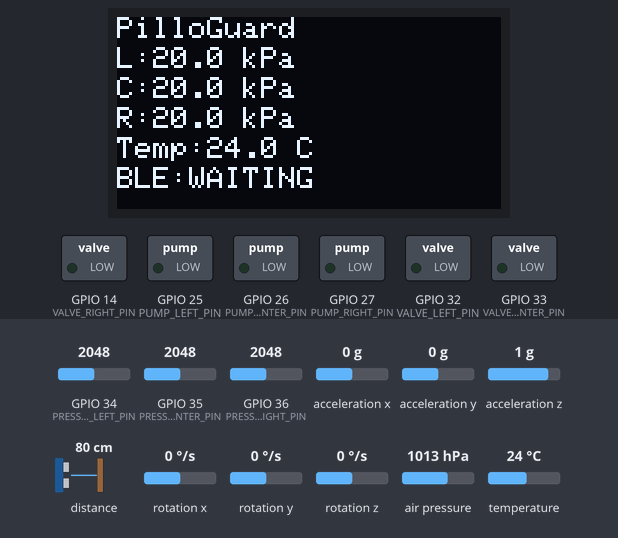
This sketch was run on a simulated ESP32. Parts: 128×64 one-colour display, switched loads named in the sketch (green lamp = pin HIGH). The inputs (shaded band) are chosen by the test bench; at power-on: temperature 24 °C, GPIO 34 (PRESSURE_LEFT_PIN) = 2048, GPIO 35 (PRESSURE_CENTER_PIN) = 2048, GPIO 36 (PRESSURE_RIGHT_PIN) = 2048, acceleration x 0 g, acceleration y 0 g, acceleration z 1 g, distance to the obstacle 80 cm, rotation x 0 °/s, rotation y 0 °/s, rotation z 0 °/s, air pressure 1013 hPa. Nothing arrives over Bluetooth unless stated; a phone connects over Bluetooth LE 3 s after start; what the sketch prints to the serial monitor is not drawn.

Above: at 1.2 s.
1.3 s: temperature set to 12 °C
At 1.9 s:
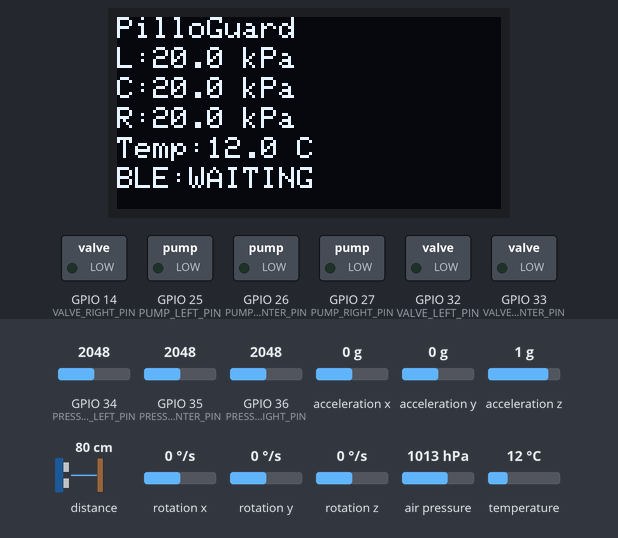
4.3 s: GPIO 34 (PRESSURE_LEFT_PIN) set to 2108
At 5.3 s:
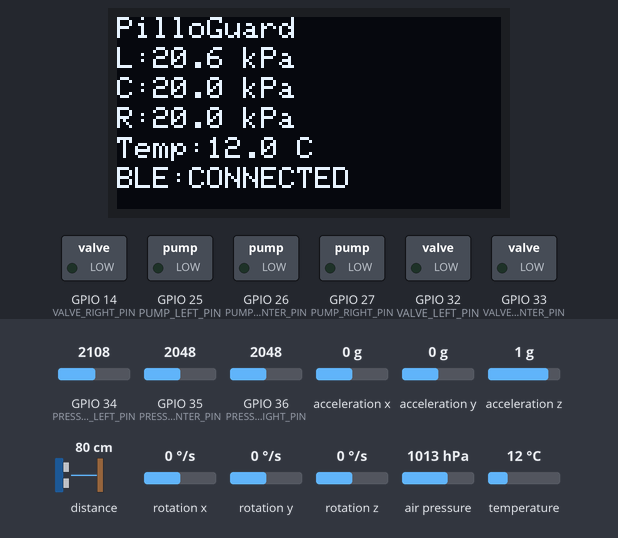
6.0 s: GPIO 35 (PRESSURE_CENTER_PIN) set to 2866
7.5 s: GPIO 36 (PRESSURE_RIGHT_PIN) set to 2866
9.1 s: temperature set to 19 °C
At 10.1 s:
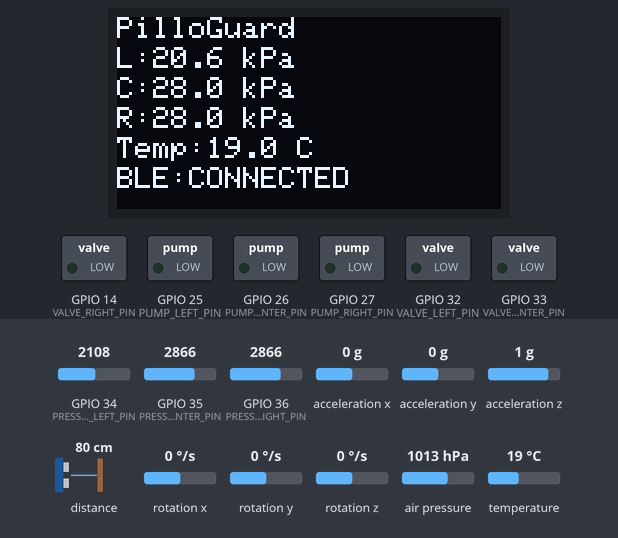
10.6 s: GPIO 34 (PRESSURE_LEFT_PIN) set to 1228
At 11.3 s:
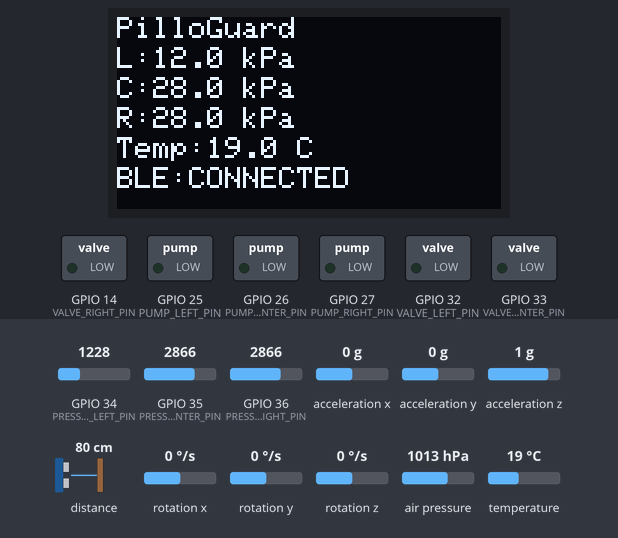
Timing chart, 0 to 13.1 s (numbered marks = the images above; inputs shaded):
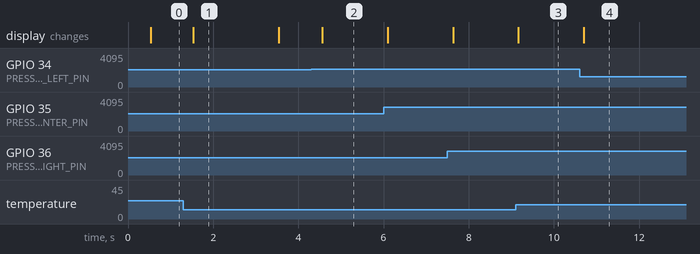

Measured:
- the behaviour switches between 2052 and 2053 on GPIO 34 (PRESSURE_LEFT_PIN) (found by bisection; images 1 and 2)
- after the input at 1.3 s, the display: changes after 0.23 s (image 1)
- after the input at 4.3 s, the display: changes after 0.26 s (image 2)
- after the input at 9.1 s, the display: changes after 0.07 s (image 3)
- after the input at 10.6 s, the display: changes after 0.10 s (image 4)
- what the display in image 1 shows lasts 2.0 s, from 1.5 s to 3.5 s

The sketch:

pilloguard_esp32.ino
```cpp
/*
 * ============================================================
 *                    PilloGuard ESP32
 * ============================================================
 *
 * Hardware:
 *  - ESP32 / MYOSA Mini Kit
 *  - MPU6050
 *  - SSD1306 OLED
 *  - BMP180
 *  - APDS9960
 *  - 3 x 0-40 kPa Bladder Pressure Sensors
 *  - 3 x Pneumatic Actuators / Pumps
 *  - BLE communication with Flutter App
 *
 * Architecture:
 *
 *       Sensors
 *          |
 *          v
 *       ESP32
 *       /   \
 *      /     \
 *     v       v
 *   OLED     BLE ---> Flutter App
 *                    |
 *                    v
 *               AI / Decision
 *                    |
 *              LEFT/CENTER/RIGHT
 *                    |
 *                    v
 *                  BLE
 *                    |
 *                    v
 *                  ESP32
 *                    |
 *             +------+------+------+
 *             |      |      |
 *           LEFT   CENTER  RIGHT
 *          bladder bladder bladder
 *
 * Pressure feedback ALWAYS remains local to ESP32.
 *
 * ============================================================
 */

#include <Wire.h>
#include <Arduino.h>
#include <BLEDevice.h>
#include <BLEServer.h>
#include <BLEUtils.h>
#include <BLE2902.h>

// MYOSA sensors
#include <Adafruit_MPU6050.h>
#include <Adafruit_Sensor.h>
#include <Adafruit_BMP085.h>
#include <Adafruit_APDS9960.h>

// OLED
#include <Adafruit_GFX.h>
#include <Adafruit_SSD1306.h>


// ============================================================
//                    GPIO CONFIGURATION
// ============================================================
//
// IMPORTANT:
// Replace these with the ACTUAL wiring of your hardware.
// Do NOT guess these values.
//

#define I2C_SDA              21
#define I2C_SCL              22

#define PUMP_LEFT_PIN        25
#define PUMP_CENTER_PIN      26
#define PUMP_RIGHT_PIN       27

#define VALVE_LEFT_PIN       32
#define VALVE_CENTER_PIN     33
#define VALVE_RIGHT_PIN      14


// ============================================================
//                PRESSURE SENSOR INPUTS
// ============================================================
//
// These are intentionally configurable.
//
// Your 0-40 kPa pressure modules must be connected according
// to their actual output interface.
//
// If your exact modules provide analog output:
//
//      LEFT   -> ADC
//      CENTER -> ADC
//      RIGHT  -> ADC
//
// Change these pins to your actual ADC wiring.
//

#define PRESSURE_LEFT_PIN       34
#define PRESSURE_CENTER_PIN     35
#define PRESSURE_RIGHT_PIN      36


// ============================================================
//                         OLED
// ============================================================

#define SCREEN_WIDTH 128
#define SCREEN_HEIGHT 64

Adafruit_SSD1306 display(
    SCREEN_WIDTH,
    SCREEN_HEIGHT,
    &Wire,
    -1
);


// ============================================================
//                       SENSORS
// ============================================================

Adafruit_MPU6050 mpu;
Adafruit_BMP085 bmp;
Adafruit_APDS9960 apds;


// ============================================================
//                    SYSTEM VARIABLES
// ============================================================

float leftPressure = 0.0;
float centerPressure = 0.0;
float rightPressure = 0.0;

float temperature = 0.0;
float atmosphericPressure = 0.0;

float accelX = 0.0;
float accelY = 0.0;
float accelZ = 0.0;

float gyroX = 0.0;
float gyroY = 0.0;
float gyroZ = 0.0;

uint16_t proximity = 0;

bool gestureDetected = false;

bool bleConnected = false;


// ============================================================
//                  BLADDER CONFIGURATION
// ============================================================

enum Bladder
{
    NONE,
    LEFT,
    CENTER,
    RIGHT
};

Bladder activeBladder = NONE;


// Target and safety pressure.
// These MUST be calibrated experimentally for your bladder.

float TARGET_PRESSURE = 8.0;      // example only
float SAFETY_PRESSURE = 12.0;     // example only


// ============================================================
//                    BLE CONFIGURATION
// ============================================================

#define SERVICE_UUID \
"4fafc201-1fb5-459e-8fcc-c5c9c331914b"

#define TELEMETRY_UUID \
"beb5483e-36e1-4688-b7f5-ea07361b26a8"

#define COMMAND_UUID \
"6e400002-b5a3-f393-e0a9-e50e24dcca9e"


BLECharacteristic* telemetryCharacteristic;
BLECharacteristic* commandCharacteristic;


// ============================================================
//                   SAFETY FUNCTIONS
// ============================================================

void stopAllPumps()
{
    digitalWrite(PUMP_LEFT_PIN, LOW);
    digitalWrite(PUMP_CENTER_PIN, LOW);
    digitalWrite(PUMP_RIGHT_PIN, LOW);

    digitalWrite(VALVE_LEFT_PIN, LOW);
    digitalWrite(VALVE_CENTER_PIN, LOW);
    digitalWrite(VALVE_RIGHT_PIN, LOW);

    activeBladder = NONE;
}


// ============================================================
//                  PRESSURE READING
// ============================================================

float readPressure(int pin)
{
    int raw = analogRead(pin);

    /*
     * IMPORTANT:
     * This conversion depends on the exact pressure sensor
     * module and its output circuit.
     *
     * Do NOT treat this as the final calibrated conversion.
     */

    float voltage = (raw / 4095.0) * 3.3;

    // Placeholder conversion for 0-40 kPa sensor.
    float pressure = (voltage / 3.3) * 40.0;

    return pressure;
}


// ============================================================
//                 READ ALL BLADDER PRESSURES
// ============================================================

void readBladderPressures()
{
    leftPressure =
        readPressure(PRESSURE_LEFT_PIN);

    centerPressure =
        readPressure(PRESSURE_CENTER_PIN);

    rightPressure =
        readPressure(PRESSURE_RIGHT_PIN);
}


// ============================================================
//                    PRESSURE SAFETY
// ============================================================

bool safetyCheck()
{
    if (leftPressure >= SAFETY_PRESSURE)
        return false;

    if (centerPressure >= SAFETY_PRESSURE)
        return false;

    if (rightPressure >= SAFETY_PRESSURE)
        return false;

    return true;
}


// ============================================================
//                  CLOSED LOOP CONTROL
// ============================================================

void controlBladder(Bladder bladder)
{
    readBladderPressures();

    // -----------------------------------------
    // GLOBAL SAFETY
    // -----------------------------------------

    if (!safetyCheck())
    {
        stopAllPumps();
        return;
    }


    // -----------------------------------------
    // LEFT
    // -----------------------------------------

    if (bladder == LEFT)
    {
        if (leftPressure < TARGET_PRESSURE)
        {
            digitalWrite(VALVE_LEFT_PIN, HIGH);
            digitalWrite(PUMP_LEFT_PIN, HIGH);

            activeBladder = LEFT;
        }
        else
        {
            digitalWrite(PUMP_LEFT_PIN, LOW);
            digitalWrite(VALVE_LEFT_PIN, LOW);

            activeBladder = NONE;
        }
    }


    // -----------------------------------------
    // CENTER
    // -----------------------------------------

    else if (bladder == CENTER)
    {
        if (centerPressure < TARGET_PRESSURE)
        {
            digitalWrite(VALVE_CENTER_PIN, HIGH);
            digitalWrite(PUMP_CENTER_PIN, HIGH);

            activeBladder = CENTER;
        }
        else
        {
            digitalWrite(PUMP_CENTER_PIN, LOW);
            digitalWrite(VALVE_CENTER_PIN, LOW);

            activeBladder = NONE;
        }
    }


    // -----------------------------------------
    // RIGHT
    // -----------------------------------------

    else if (bladder == RIGHT)
    {
        if (rightPressure < TARGET_PRESSURE)
        {
            digitalWrite(VALVE_RIGHT_PIN, HIGH);
            digitalWrite(PUMP_RIGHT_PIN, HIGH);

            activeBladder = RIGHT;
        }
        else
        {
            digitalWrite(PUMP_RIGHT_PIN, LOW);
            digitalWrite(VALVE_RIGHT_PIN, LOW);

            activeBladder = NONE;
        }
    }


    // -----------------------------------------
    // STOP
    // -----------------------------------------

    else
    {
        stopAllPumps();
    }
}


// ============================================================
//                     MPU6050
// ============================================================

void readMPU()
{
    sensors_event_t accel;
    sensors_event_t gyro;
    sensors_event_t temp;

    mpu.getEvent(
        &accel,
        &gyro,
        &temp
    );

    accelX = accel.acceleration.x;
    accelY = accel.acceleration.y;
    accelZ = accel.acceleration.z;

    gyroX = gyro.gyro.x;
    gyroY = gyro.gyro.y;
    gyroZ = gyro.gyro.z;
}


// ============================================================
//                     BMP180
// ============================================================

void readBMP180()
{
    temperature =
        bmp.readTemperature();

    atmosphericPressure =
        bmp.readPressure() / 100.0;
}


// ============================================================
//                    APDS9960
// ============================================================

void readAPDS()
{
    if (apds.proximityAvailable())
    {
        proximity =
            apds.readProximity();
    }
}


// ============================================================
//                  OLED LOCAL MONITOR
// ============================================================

void updateOLED()
{
    display.clearDisplay();

    display.setTextSize(1);
    display.setTextColor(SSD1306_WHITE);

    display.setCursor(0, 0);

    display.print("PilloGuard");

    display.setCursor(0, 10);
    display.print("L:");
    display.print(leftPressure, 1);
    display.print(" kPa");

    display.setCursor(0, 20);
    display.print("C:");
    display.print(centerPressure, 1);
    display.print(" kPa");

    display.setCursor(0, 30);
    display.print("R:");
    display.print(rightPressure, 1);
    display.print(" kPa");

    display.setCursor(0, 40);
    display.print("Temp:");
    display.print(temperature, 1);
    display.print(" C");

    display.setCursor(0, 50);
    display.print("BLE:");

    if (bleConnected)
        display.print("CONNECTED");
    else
        display.print("WAITING");

    display.display();
}


// ============================================================
//                    BLE TELEMETRY
// ============================================================

void sendTelemetry()
{
    String packet = "{";

    packet += "\"left_pressure\":";
    packet += String(leftPressure, 2);

    packet += ",\"center_pressure\":";
    packet += String(centerPressure, 2);

    packet += ",\"right_pressure\":";
    packet += String(rightPressure, 2);

    packet += ",\"temperature\":";
    packet += String(temperature, 2);

    packet += ",\"atmospheric_pressure\":";
    packet += String(atmosphericPressure, 2);

    packet += ",\"accel_x\":";
    packet += String(accelX, 2);

    packet += ",\"accel_y\":";
    packet += String(accelY, 2);

    packet += ",\"accel_z\":";
    packet += String(accelZ, 2);

    packet += ",\"gyro_x\":";
    packet += String(gyroX, 2);

    packet += ",\"gyro_y\":";
    packet += String(gyroY, 2);

    packet += ",\"gyro_z\":";
    packet += String(gyroZ, 2);

    packet += ",\"proximity\":";
    packet += String(proximity);

    packet += ",\"active_zone\":\"";

    if (activeBladder == LEFT)
        packet += "LEFT";

    else if (activeBladder == CENTER)
        packet += "CENTER";

    else if (activeBladder == RIGHT)
        packet += "RIGHT";

    else
        packet += "NONE";

    packet += "\"";

    packet += "}";


    telemetryCharacteristic->setValue(
        packet.c_str()
    );

    telemetryCharacteristic->notify();
}


// ============================================================
//                    BLE COMMANDS
// ============================================================

class CommandCallbacks :
    public BLECharacteristicCallbacks
{
    void onWrite(
        BLECharacteristic* characteristic
    )
    {
        std::string value =
            characteristic->getValue();

        if (value.length() == 0)
            return;


        String command =
            String(value.c_str());

        command.trim();
        command.toUpperCase();


        // -----------------------------------------
        // STOP
        // -----------------------------------------

        if (command == "STOP")
        {
            stopAllPumps();
        }


        // -----------------------------------------
        // LEFT
        // -----------------------------------------

        else if (command == "LEFT")
        {
            controlBladder(LEFT);
        }


        // -----------------------------------------
        // CENTER
        // -----------------------------------------

        else if (command == "CENTER")
        {
            controlBladder(CENTER);
        }


        // -----------------------------------------
        // RIGHT
        // -----------------------------------------

        else if (command == "RIGHT")
        {
            controlBladder(RIGHT);
        }
    }
};


// ============================================================
//                      BLE SERVER
// ============================================================

class ServerCallbacks :
    public BLEServerCallbacks
{
    void onConnect(BLEServer* server)
    {
        bleConnected = true;
    }

    void onDisconnect(BLEServer* server)
    {
        bleConnected = false;

        // SAFETY:
        // If the App disconnects, stop pneumatic action.

        stopAllPumps();

        BLEDevice::startAdvertising();
    }
};


// ============================================================
//                       BLE SETUP
// ============================================================

void setupBLE()
{
    BLEDevice::init("PilloGuard");

    BLEServer* server =
        BLEDevice::createServer();

    server->setCallbacks(
        new ServerCallbacks()
    );

    BLEService* service =
        server->createService(
            SERVICE_UUID
        );


    telemetryCharacteristic =
        service->createCharacteristic(
            TELEMETRY_UUID,
            BLECharacteristic::PROPERTY_NOTIFY
        );

    telemetryCharacteristic->addDescriptor(
        new BLE2902()
    );


    commandCharacteristic =
        service->createCharacteristic(
            COMMAND_UUID,
            BLECharacteristic::PROPERTY_WRITE
        );

    commandCharacteristic->setCallbacks(
        new CommandCallbacks()
    );


    service->start();

    BLEAdvertising* advertising =
        BLEDevice::getAdvertising();

    advertising->addServiceUUID(
        SERVICE_UUID
    );

    advertising->setScanResponse(true);

    BLEDevice::startAdvertising();
}


// ============================================================
//                         SETUP
// ============================================================

void setup()
{
    Serial.begin(115200);


    // -----------------------------------------
    // GPIO
    // -----------------------------------------

    pinMode(PUMP_LEFT_PIN, OUTPUT);
    pinMode(PUMP_CENTER_PIN, OUTPUT);
    pinMode(PUMP_RIGHT_PIN, OUTPUT);

    pinMode(VALVE_LEFT_PIN, OUTPUT);
    pinMode(VALVE_CENTER_PIN, OUTPUT);
    pinMode(VALVE_RIGHT_PIN, OUTPUT);


    stopAllPumps();


    // -----------------------------------------
    // I2C
    // -----------------------------------------

    Wire.begin(
        I2C_SDA,
        I2C_SCL
    );


    // -----------------------------------------
    // OLED
    // -----------------------------------------

    if (!display.begin(
        SSD1306_SWITCHCAPVCC,
        0x3C
    ))
    {
        Serial.println(
            "OLED ERROR"
        );
    }


    // -----------------------------------------
    // MPU6050
    // -----------------------------------------

    if (!mpu.begin())
    {
        Serial.println(
            "MPU6050 ERROR"
        );
    }


    // -----------------------------------------
    // BMP180
    // -----------------------------------------

    if (!bmp.begin())
    {
        Serial.println(
            "BMP180 ERROR"
        );
    }


    // -----------------------------------------
    // APDS9960
    // -----------------------------------------

    if (!apds.begin())
    {
        Serial.println(
            "APDS9960 ERROR"
        );
    }
    else
    {
        apds.enableProximity(true);
        apds.enableGesture(true);
    }


    // -----------------------------------------
    // BLE
    // -----------------------------------------

    setupBLE();


    Serial.println(
        "PilloGuard ESP32 READY"
    );
}


// ============================================================
//                          LOOP
// ============================================================

unsigned long lastSensorRead = 0;
unsigned long lastTelemetry = 0;
unsigned long lastOLED = 0;


void loop()
{
    unsigned long now =
        millis();


    // -----------------------------------------
    // SENSOR UPDATE
    // -----------------------------------------

    if (now - lastSensorRead >= 100)
    {
        lastSensorRead = now;

        readBladderPressures();
        readMPU();
        readBMP180();
        readAPDS();


        // -------------------------------------
        // LOCAL SAFETY
        // -------------------------------------

        if (!safetyCheck())
        {
            stopAllPumps();

            Serial.println(
                "!!! PRESSURE SAFETY STOP !!!"
            );
        }
    }


    // -----------------------------------------
    // BLE TELEMETRY
    // -----------------------------------------

    if (now - lastTelemetry >= 500)
    {
        lastTelemetry = now;

        if (bleConnected)
        {
            sendTelemetry();
        }
    }


    // -----------------------------------------
    // OLED
    // -----------------------------------------

    if (now - lastOLED >= 500)
    {
        lastOLED = now;

        updateOLED();
    }


    // -----------------------------------------
    // CLOSED-LOOP CONTROL
    //
    // Once the App sends LEFT/CENTER/RIGHT,
    // pressure feedback keeps running locally.
    // -----------------------------------------

    if (activeBladder != NONE)
    {
        controlBladder(activeBladder);
    }


    delay(5);
}
```
